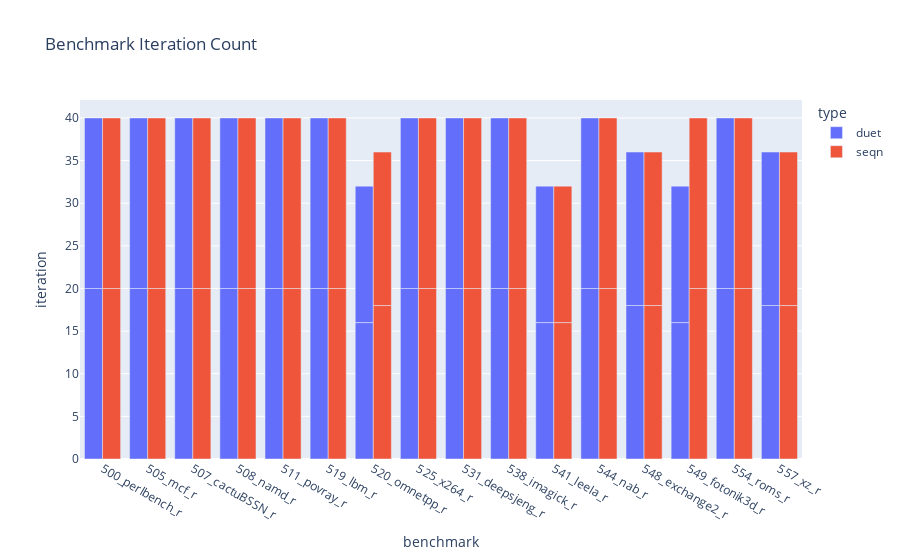
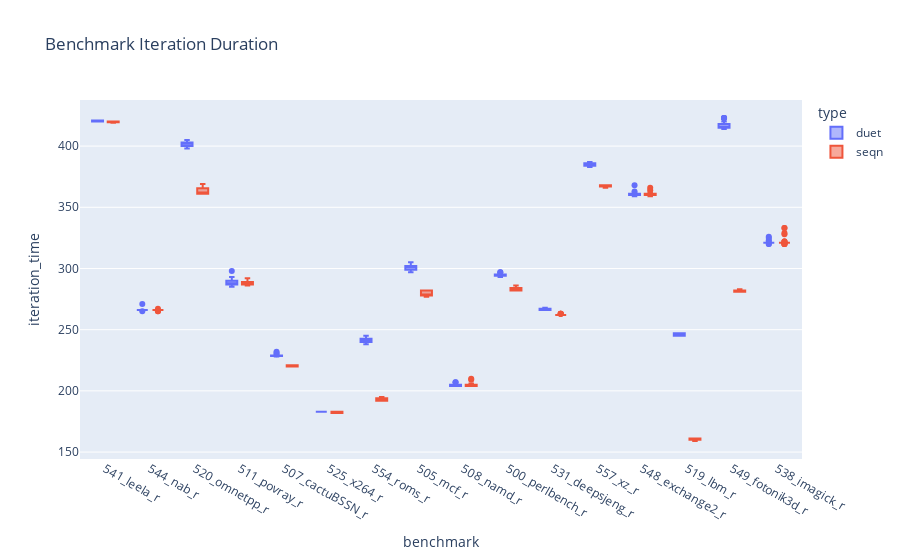
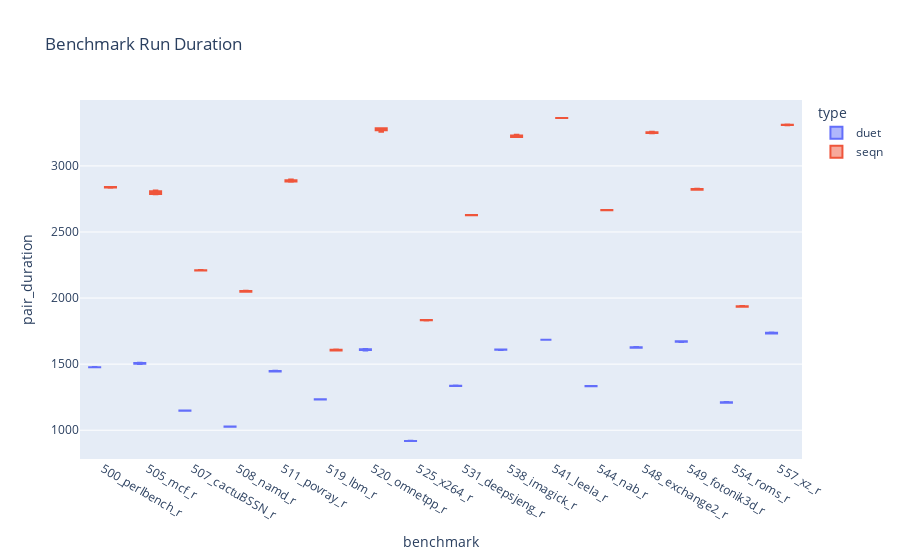
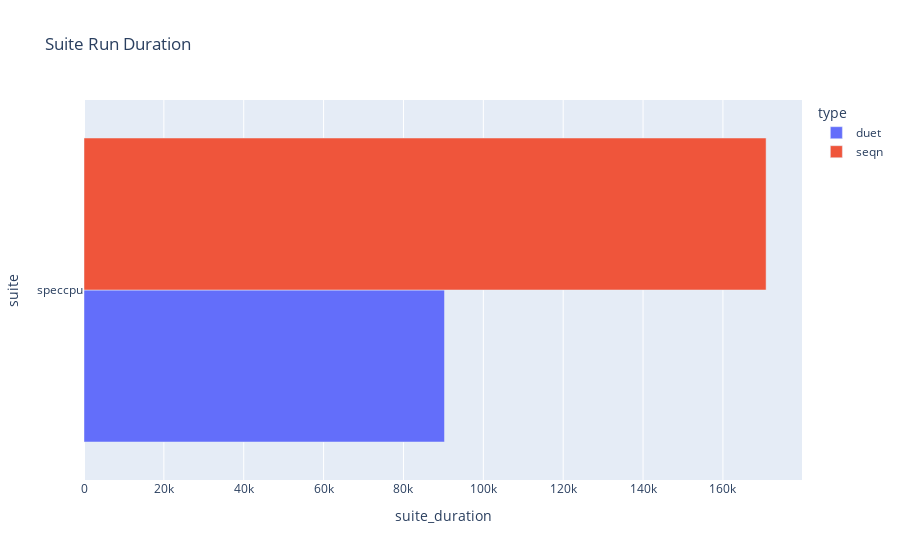

Source (notebook cell) for these figures, in order:
### Markdown cell above
# Run duration

### Code cell
df = filter_iterations(df_iterations)

df_itercount = df.groupby(RUN_ID_COL)[RF.iteration].count().reset_index()
fig = px.bar(df_itercount, x=RF.benchmark, y=RF.iteration, color=RF.type, barmode="group", title="Benchmark Iteration Count")
fig.show()

fig = px.box(df, y=RF.time, x=RF.benchmark, color=RF.type, title="Benchmark Iteration Duration")
fig.show()

# TODO: this is not accurate, rather compute run duration of seqn and duet runs separately then merge the data frames
df = df.groupby(by=RUN_ID_COL + [RF.pair]).agg(pair_start=(RF.start, min), pair_end=(RF.end, max)).reset_index()
df["pair_duration"] = (df["pair_end"] - df["pair_start"]).dt.seconds
df["pair_duration"] = np.where(df[RF.type].isin(["duet", "syncduet"]), df["pair_duration"] / 2, df["pair_duration"])
fig = px.box(df, y="pair_duration", x=RF.benchmark, color=RF.type, title="Benchmark Run Duration")
fig.show()

df = df.groupby(by=["suite", "type"]).agg(suite_duration=("pair_duration", sum)).reset_index()
fig = px.bar(df, x="suite_duration", y=RF.suite, color=RF.type, barmode="group", orientation="h", title="Suite Run Duration")
fig.show()

df = df.groupby(by=[RF.type]).agg(type_duration=("suite_duration", sum)).reset_index()
fig = px.bar(df, x="type_duration", y=RF.type, orientation="h", title="Type Run Duration")
fig.show()

### Figure 1 — Plotly figure (JSON) as saved in the notebook; plotly's stock layout.template omitted (floating-point values rounded to 4 significant figures)
{"data": [{"alignmentgroup": "True", "hovertemplate": "type=duet<br>benchmark=%{x}<br>iteration=%{y}<extra></extra>", "legendgroup": "duet", "marker": {"color": "#636efa", "pattern": {"shape": ""}}, "name": "duet", "offsetgroup": "duet", "orientation": "v", "showlegend": true, "textposition": "auto", "type": "bar", "x": ["500_perlbench_r", "500_perlbench_r", "505_mcf_r", "505_mcf_r", "507_cactuBSSN_r", "507_cactuBSSN_r", "508_namd_r", "508_namd_r", "511_povray_r", "511_povray_r", "519_lbm_r", "519_lbm_r", "520_omnetpp_r", "520_omnetpp_r", "525_x264_r", "525_x264_r", "531_deepsjeng_r", "531_deepsjeng_r", "538_imagick_r", "538_imagick_r", "541_leela_r", "541_leela_r", "544_nab_r", "544_nab_r", "548_exchange2_r", "548_exchange2_r", "549_fotonik3d_r", "549_fotonik3d_r", "554_roms_r", "554_roms_r", "557_xz_r", "557_xz_r"], "xaxis": "x", "y": [20, 20, 20, 20, 20, 20, 20, 20, 20, 20, 20, 20, 16, 16, 20, 20, 20, 20, 20, 20, 16, 16, 20, 20, 18, 18, 16, 16, 20, 20, 18, 18], "yaxis": "y"}, {"alignmentgroup": "True", "hovertemplate": "type=seqn<br>benchmark=%{x}<br>iteration=%{y}<extra></extra>", "legendgroup": "seqn", "marker": {"color": "#EF553B", "pattern": {"shape": ""}}, "name": "seqn", "offsetgroup": "seqn", "orientation": "v", "showlegend": true, "textposition": "auto", "type": "bar", "x": ["500_perlbench_r", "500_perlbench_r", "505_mcf_r", "505_mcf_r", "507_cactuBSSN_r", "507_cactuBSSN_r", "508_namd_r", "508_namd_r", "511_povray_r", "511_povray_r", "519_lbm_r", "519_lbm_r", "520_omnetpp_r", "520_omnetpp_r", "525_x264_r", "525_x264_r", "531_deepsjeng_r", "531_deepsjeng_r", "538_imagick_r", "538_imagick_r", "541_leela_r", "541_leela_r", "544_nab_r", "544_nab_r", "548_exchange2_r", "548_exchange2_r", "549_fotonik3d_r", "549_fotonik3d_r", "554_roms_r", "554_roms_r", "557_xz_r", "557_xz_r"], "xaxis": "x", "y": [20, 20, 20, 20, 20, 20, 20, 20, 20, 20, 20, 20, 18, 18, 20, 20, 20, 20, 20, 20, 16, 16, 20, 20, 18, 18, 20, 20, 20, 20, 18, 18], "yaxis": "y"}], "layout": {"barmode": "group", "legend": {"title": {"text": "type"}, "tracegroupgap": 0}, "title": {"text": "Benchmark Iteration Count"}, "xaxis": {"anchor": "y", "domain": [0, 1], "title": {"text": "benchmark"}}, "yaxis": {"anchor": "x", "domain": [0, 1], "title": {"text": "iteration"}}}}

### Figure 2 — Plotly figure (JSON) as saved in the notebook; plotly's stock layout.template omitted (floating-point values rounded to 4 significant figures; data arrays with more than 128 entries replaced by an {"elided": "..."} marker saying what was removed)
{"data": [{"alignmentgroup": "True", "hovertemplate": "type=duet<br>benchmark=%{x}<br>iteration_time=%{y}<extra></extra>", "legendgroup": "duet", "marker": {"color": "#636efa"}, "name": "duet", "notched": false, "offsetgroup": "duet", "orientation": "v", "showlegend": true, "type": "box", "x": {"elided": "608 str values"}, "x0": " ", "xaxis": "x", "y": {"elided": "608 int values"}, "y0": " ", "yaxis": "y"}, {"alignmentgroup": "True", "hovertemplate": "type=seqn<br>benchmark=%{x}<br>iteration_time=%{y}<extra></extra>", "legendgroup": "seqn", "marker": {"color": "#EF553B"}, "name": "seqn", "notched": false, "offsetgroup": "seqn", "orientation": "v", "showlegend": true, "type": "box", "x": {"elided": "620 str values"}, "x0": " ", "xaxis": "x", "y": {"elided": "620 int values"}, "y0": " ", "yaxis": "y"}], "layout": {"boxmode": "group", "legend": {"title": {"text": "type"}, "tracegroupgap": 0}, "title": {"text": "Benchmark Iteration Duration"}, "xaxis": {"anchor": "y", "domain": [0, 1], "title": {"text": "benchmark"}}, "yaxis": {"anchor": "x", "domain": [0, 1], "title": {"text": "iteration_time"}}}}

### Figure 3 — Plotly figure (JSON) as saved in the notebook; plotly's stock layout.template omitted (floating-point values rounded to 4 significant figures)
{"data": [{"alignmentgroup": "True", "hovertemplate": "type=duet<br>benchmark=%{x}<br>pair_duration=%{y}<extra></extra>", "legendgroup": "duet", "marker": {"color": "#636efa"}, "name": "duet", "notched": false, "offsetgroup": "duet", "orientation": "v", "showlegend": true, "type": "box", "x": ["500_perlbench_r", "500_perlbench_r", "500_perlbench_r", "500_perlbench_r", "505_mcf_r", "505_mcf_r", "505_mcf_r", "505_mcf_r", "507_cactuBSSN_r", "507_cactuBSSN_r", "507_cactuBSSN_r", "507_cactuBSSN_r", "508_namd_r", "508_namd_r", "508_namd_r", "508_namd_r", "511_povray_r", "511_povray_r", "511_povray_r", "511_povray_r", "519_lbm_r", "519_lbm_r", "519_lbm_r", "519_lbm_r", "520_omnetpp_r", "520_omnetpp_r", "520_omnetpp_r", "520_omnetpp_r", "525_x264_r", "525_x264_r", "525_x264_r", "525_x264_r", "531_deepsjeng_r", "531_deepsjeng_r", "531_deepsjeng_r", "531_deepsjeng_r", "538_imagick_r", "538_imagick_r", "538_imagick_r", "538_imagick_r", "541_leela_r", "541_leela_r", "541_leela_r", "541_leela_r", "544_nab_r", "544_nab_r", "544_nab_r", "544_nab_r", "548_exchange2_r", "548_exchange2_r", "548_exchange2_r", "548_exchange2_r", "549_fotonik3d_r", "549_fotonik3d_r", "549_fotonik3d_r", "549_fotonik3d_r", "554_roms_r", "554_roms_r", "554_roms_r", "554_roms_r", "557_xz_r", "557_xz_r", "557_xz_r", "557_xz_r"], "x0": " ", "xaxis": "x", "y": [1477, 1476.0, 1476, 1478.0, 1506.0, 1501, 1510, 1509, 1149, 1148, 1148, 1148.0, 1026, 1026.0, 1028, 1026.0, 1447, 1450, 1446.0, 1444, 1232.0, 1234.0, 1232, 1234, 1610.0, 1604, 1608.0, 1614, 918, 919.5, 918, 918.5, 1335, 1338.0, 1334.0, 1336, 1610.0, 1608.0, 1609, 1610.0, 1684, 1684, 1684, 1684, 1332.0, 1332.0, 1333, 1336.0, 1626, 1624.0, 1630, 1624, 1672.0, 1672.0, 1668, 1669, 1209, 1209, 1214.0, 1207, 1733, 1738.0, 1732.0, 1739], "y0": " ", "yaxis": "y"}, {"alignmentgroup": "True", "hovertemplate": "type=seqn<br>benchmark=%{x}<br>pair_duration=%{y}<extra></extra>", "legendgroup": "seqn", "marker": {"color": "#EF553B"}, "name": "seqn", "notched": false, "offsetgroup": "seqn", "orientation": "v", "showlegend": true, "type": "box", "x": ["500_perlbench_r", "500_perlbench_r", "500_perlbench_r", "500_perlbench_r", "505_mcf_r", "505_mcf_r", "505_mcf_r", "505_mcf_r", "507_cactuBSSN_r", "507_cactuBSSN_r", "507_cactuBSSN_r", "507_cactuBSSN_r", "508_namd_r", "508_namd_r", "508_namd_r", "508_namd_r", "511_povray_r", "511_povray_r", "511_povray_r", "511_povray_r", "519_lbm_r", "519_lbm_r", "519_lbm_r", "519_lbm_r", "520_omnetpp_r", "520_omnetpp_r", "520_omnetpp_r", "520_omnetpp_r", "525_x264_r", "525_x264_r", "525_x264_r", "525_x264_r", "531_deepsjeng_r", "531_deepsjeng_r", "531_deepsjeng_r", "531_deepsjeng_r", "538_imagick_r", "538_imagick_r", "538_imagick_r", "538_imagick_r", "541_leela_r", "541_leela_r", "541_leela_r", "541_leela_r", "544_nab_r", "544_nab_r", "544_nab_r", "544_nab_r", "548_exchange2_r", "548_exchange2_r", "548_exchange2_r", "548_exchange2_r", "549_fotonik3d_r", "549_fotonik3d_r", "549_fotonik3d_r", "549_fotonik3d_r", "554_roms_r", "554_roms_r", "554_roms_r", "554_roms_r", "557_xz_r", "557_xz_r", "557_xz_r", "557_xz_r"], "x0": " ", "xaxis": "x", "y": [2840, 2841, 2834, 2841, 2788, 2804, 2786, 2814, 2212, 2208, 2210, 2210, 2050, 2052, 2056, 2047, 2886, 2898, 2881, 2882, 1610, 1603, 1605, 1609, 3282, 3286, 3284, 3258, 1834, 1833, 1833, 1831, 2628, 2628, 2626, 2628, 3227, 3220, 3235, 3218, 3362, 3363, 3362, 3363, 2665, 2667, 2665, 2664, 3250, 3248, 3252, 3258, 2821, 2828, 2819, 2820, 1934, 1940, 1937, 1935, 3310, 3311, 3308, 3313], "y0": " ", "yaxis": "y"}], "layout": {"boxmode": "group", "legend": {"title": {"text": "type"}, "tracegroupgap": 0}, "title": {"text": "Benchmark Run Duration"}, "xaxis": {"anchor": "y", "domain": [0, 1], "title": {"text": "benchmark"}}, "yaxis": {"anchor": "x", "domain": [0, 1], "title": {"text": "pair_duration"}}}}

### Figure 4 — Plotly figure (JSON) as saved in the notebook; plotly's stock layout.template omitted (floating-point values rounded to 4 significant figures)
{"data": [{"alignmentgroup": "True", "hovertemplate": "type=duet<br>suite_duration=%{x}<br>suite=%{y}<extra></extra>", "legendgroup": "duet", "marker": {"color": "#636efa", "pattern": {"shape": ""}}, "name": "duet", "offsetgroup": "duet", "orientation": "h", "showlegend": true, "textposition": "auto", "type": "bar", "x": [90280.0], "xaxis": "x", "y": ["speccpu"], "yaxis": "y"}, {"alignmentgroup": "True", "hovertemplate": "type=seqn<br>suite_duration=%{x}<br>suite=%{y}<extra></extra>", "legendgroup": "seqn", "marker": {"color": "#EF553B", "pattern": {"shape": ""}}, "name": "seqn", "offsetgroup": "seqn", "orientation": "h", "showlegend": true, "textposition": "auto", "type": "bar", "x": [170813], "xaxis": "x", "y": ["speccpu"], "yaxis": "y"}], "layout": {"barmode": "group", "legend": {"title": {"text": "type"}, "tracegroupgap": 0}, "title": {"text": "Suite Run Duration"}, "xaxis": {"anchor": "y", "domain": [0, 1], "title": {"text": "suite_duration"}}, "yaxis": {"anchor": "x", "domain": [0, 1], "title": {"text": "suite"}}}}
